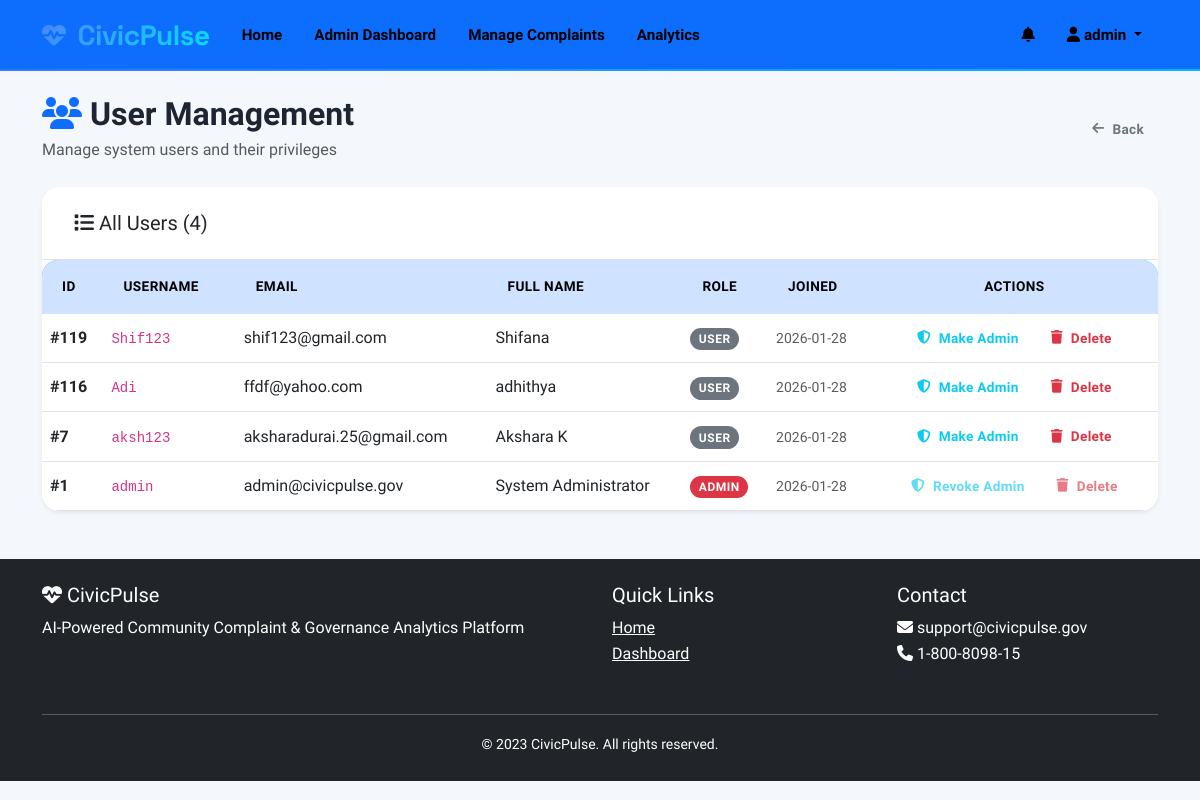
Page /admin/users (signed in) on the committed database.
### tables this page shows
CREATE TABLE users (
                    id INTEGER PRIMARY KEY AUTOINCREMENT,
                    username TEXT UNIQUE NOT NULL,
                    email TEXT UNIQUE NOT NULL,
                    password TEXT NOT NULL,
                    full_name TEXT NOT NULL,
                    address TEXT,
                    phone TEXT,
                    is_admin BOOLEAN DEFAULT 0,
                    created_at TIMESTAMP DEFAULT CURRENT_TIMESTAMP
                );

### app.py (the view)
@app.route('/admin/users')
def admin_users():
    if 'user_id' not in session or not session.get('is_admin'):
        flash('Access denied. Admin privileges required.', 'danger')
        return redirect(url_for('login'))
    with db.get_connection() as conn:
        cursor = conn.cursor()
        cursor.execute('SELECT id, username, email, full_name, created_at, is_admin FROM users ORDER BY created_at DESC')
        users = cursor.fetchall()
    return render_template('admin_users.html', users=users)

### database.py (called while the page is built)
    def get_connection(self):
        return sqlite3.connect(self.db_name)

### templates/admin_users.html (shortened to what this page needs)
{% extends "base.html" %}
{% block content %}
<div class="row mb-4 align-items-center">
    <div class="col-md-9">
        <h2 class="fw-bold mb-1">
            <i class="fas fa-users text-primary"></i> User Management
        </h2>
        <p class="text-muted mb-0">
            Manage system users and their privileges
        </p>
    </div>
    <div class="col-md-3 text-end">
        <a href="{{ url_for('admin_dashboard') }}" class="btn btn-outline-secondary">
            <i class="fas fa-arrow-left"></i> Back
        </a>
    </div>
</div>
{% if users %}
<div class="card border-0 shadow-sm">
    <div class="card-header bg-white border-bottom">
        <h5 class="mb-0"><i class="fas fa-list"></i> All Users ({{ users|length }})</h5>
    </div>
    <div class="table-responsive">
        <table class="table table-hover align-middle mb-0">
            <thead class="table-primary">
                <tr>
                    <th>ID</th>
                    <th>Username</th>
                    <th>Email</th>
                    <th>Full Name</th>
                    <th>Role</th>
                    <th>Joined</th>
                    <th class="text-center">Actions</th>
                </tr>
            </thead>
            <tbody>
                {% for user in users %}
                <tr>
                    <td><strong>#{{ user[0] }}</strong></td>
                    <td><code>{{ user[1] }}</code></td>
                    <td>{{ user[2] }}</td>
                    <td>{{ user[3] }}</td>
                    <td>
                        {% if user[5] == 1 %}
                            <span class="badge bg-danger">Admin</span>
                        {% else %}
                            <span class="badge bg-secondary">User</span>
                        {% endif %}
                    </td>
                    <td><small class="text-muted">{{ user[4][:10] }}</small></td>
                    <td class="text-center">
                        <button class="btn btn-sm btn-outline-info"
                                onclick="toggleAdmin({{ user[0] }}, '{{ user[1] }}', {{ user[5] }})"
                                {% if user[0] == session.user_id %}disabled{% endif %}>
                            <i class="fas fa-shield-alt"></i>
                            {{ "Revoke Admin" if user[5] == 1 else "Make Admin" }}
                        </button>
                        <button class="btn btn-sm btn-outline-danger"
                                onclick="deleteUserConfirm({{ user[0] }}, '{{ user[1] }}')"
                                {% if user[0] == session.user_id %}disabled{% endif %}>
                            <i class="fas fa-trash"></i> Delete
                        </button>
                    </td>
                </tr>
                {% endfor %}
            </tbody>
        </table>
    </div>
</div>
{% else %}
<div class="card border-0 shadow-sm text-center py-5 empty-state">
    <i class="fas fa-users fa-3x mb-3 text-muted"></i>
    <h4>No Users Found</h4>
    <p class="text-muted">There are no users in the system.</p>
</div>
{% endif %}
{% endblock %}

### templates/base.html (shortened to what this page needs)
<!DOCTYPE html>
<html lang="en">
<head>
    <link href="https://cdn.jsdelivr.net/npm/bootstrap@5.3.0/dist/css/bootstrap.min.css" rel="stylesheet">
    <link rel="stylesheet" href="https://cdnjs.cloudflare.com/ajax/libs/font-awesome/6.4.0/css/all.min.css">
    <link rel="stylesheet" href="https://unpkg.com/leaflet@1.9.4/dist/leaflet.css" />
    <link rel="stylesheet" href="{{ url_for('static', filename='css/style.css') }}">
</head>
<body>
    <nav class="navbar navbar-expand-lg navbar-dark bg-primary">
        <div class="container">
            <a class="navbar-brand" href="{{ url_for('index') }}">
                <i class="fas fa-heartbeat"></i> CivicPulse
            </a>
            <div class="collapse navbar-collapse" id="navbarNav">
                <ul class="navbar-nav me-auto">
                    <li class="nav-item">
                        <a class="nav-link" href="{{ url_for('index') }}">Home</a>
                    </li>
                    {% if 'user_id' in session %}
                        {% if session.get('is_admin') %}
                            <li class="nav-item">
                                <a class="nav-link" href="{{ url_for('admin_dashboard') }}">Admin Dashboard</a>
                            </li>
                            <li class="nav-item">
                                <a class="nav-link" href="{{ url_for('admin_complaints') }}">Manage Complaints</a>
                            </li>
                            <li class="nav-item">
                                <a class="nav-link" href="{{ url_for('admin_analytics') }}">Analytics</a>
                            </li>
                        {% endif %}
                    {% endif %}
                </ul>
                <ul class="navbar-nav">
                    {% if 'user_id' in session %}
                        <li class="nav-item">
                            <a class="nav-link position-relative" href="#" id="notificationToggle" data-bs-toggle="offcanvas" data-bs-target="#notificationOffcanvas">
                                <i class="fas fa-bell"></i>
                            </a>
                        </li>
                        <li class="nav-item dropdown">
                            <a class="nav-link dropdown-toggle" href="#" id="userDropdown" role="button" data-bs-toggle="dropdown">
                                <i class="fas fa-user"></i> {{ session['username'] }}
                            </a>
                        </li>
                    {% endif %}
                </ul>
            </div>
        </div>
    </nav>
    <main class="container my-4">
        {% block content %}{% endblock %}
    </main>
    <footer class="bg-dark text-white py-4 mt-5">
        <div class="container">
            <div class="row">
                <div class="col-md-6">
                    <h5><i class="fas fa-heartbeat"></i> CivicPulse</h5>
                    <p>AI-Powered Community Complaint & Governance Analytics Platform</p>
                    <p class="text-muted">Making civic engagement smarter and more efficient.</p>
                </div>
                <div class="col-md-3">
                    <h5>Quick Links</h5>
                    <ul class="list-unstyled">
                        <li><a href="{{ url_for('index') }}" class="text-white">Home</a></li>
                        {% if 'user_id' in session %}
                            <li><a href="{{ url_for('dashboard') }}" class="text-white">Dashboard</a></li>
                        {% else %}
                            <li><a href="{{ url_for('login') }}" class="text-white">Login</a></li>
                            <li><a href="{{ url_for('register') }}" class="text-white">Register</a></li>
                        {% endif %}
                    </ul>
                </div>
                <div class="col-md-3">
                    <h5>Contact</h5>
                    <ul class="list-unstyled">
                        <li><i class="fas fa-envelope"></i> support@civicpulse.gov</li>
                        <li><i class="fas fa-phone"></i> 1-800-8098-15</li>
                    </ul>
                </div>
            </div>
            <hr class="bg-light">
            <div class="text-center">
                <small>&copy; 2023 CivicPulse. All rights reserved.</small>
            </div>
        </div>
    </footer>
</body>
</html>

### static/css/style.css (style rules this page uses)
:root { --primary-blue: #4F7FFF; --primary-light: #6B95FF; --primary-dark: #3D66E6; --accent-cyan: #00E5FF; --accent-teal: #00D9C4; --accent-purple: #A78BFA; --success: #10D9B0; --warning: #FFB84D; --danger: #FF6B6B; --info: #4FC3F7; --white: #FFFFFF; --light-100: #F8FAFE; --light-200: #F0F4FB; --gray-100: #E8EDF7; --gray-200: #D1DAE8; --gray-300: #B0BBC9; --gray-400: #8B96A6; --gray-600: #5A6878; --dark: #1E2532; --glass-white: rgba(255, 255, 255, 0.95); --glass-light: rgba(255, 255, 255, 0.85); --glass-medium: rgba(255, 255, 255, 0.75); --glass-soft: rgba(255, 255, 255, 0.65); --glass-border: rgba(255, 255, 255, 0.5); --glass-border-light: rgba(255, 255, 255, 0.3); --shadow-soft: 0 4px 20px rgba(0, 0, 0, 0.06); --shadow-medium: 0 8px 32px rgba(0, 0, 0, 0.08); --shadow-large: 0 16px 48px rgba(0, 0, 0, 0.12); --shadow-xl: 0 24px 64px rgba(0, 0, 0, 0.16); --shadow-glow-blue: 0 8px 32px rgba(79, 127, 255, 0.35); --shadow-glow-cyan: 0 8px 32px rgba(0, 229, 255, 0.35); --shadow-glow-purple: 0 8px 32px rgba(167, 139, 250, 0.35); --gradient-primary: linear-gradient(135deg, #4F7FFF 0%, #6B95FF 100%); --gradient-vibrant: linear-gradient(135deg, #4F7FFF 0%, #00E5FF 100%); --gradient-ocean: linear-gradient(135deg, #00D9C4 0%, #4FC3F7 100%); --gradient-sunset: linear-gradient(135deg, #FF8A5B 0%, #FFB84D 100%); --gradient-purple: linear-gradient(135deg, #A78BFA 0%, #C4B5FD 100%); --gradient-success: linear-gradient(135deg, #10D9B0 0%, #34E5C8 100%); --gradient-rainbow: linear-gradient(135deg, #4F7FFF 0%, #A78BFA 25%, #00E5FF 50%, #10D9B0 75%, #FFB84D 100%); }
* { margin: 0; padding: 0; box-sizing: border-box; }
html { scroll-behavior: smooth; }
body { font-family: 'Sora', -apple-system, BlinkMacSystemFont, 'Segoe UI', sans-serif; color: var(--dark); line-height: 1.6; overflow-x: hidden; -webkit-font-smoothing: antialiased; -moz-osx-font-smoothing: grayscale; }
.navbar { background: var(--glass-white); backdrop-filter: blur(24px) saturate(180%); -webkit-backdrop-filter: blur(24px) saturate(180%); box-shadow: 0 2px 24px rgba(7, 7, 7, 0.08) inset 0 -1px 0 rgba(4, 4, 4, 0.8); position: relative; z-index: 1000; border: none; }
.navbar::after { content: ''; position: absolute; bottom: 0; left: 0; right: 0; height: 2px; background: var(--gradient-vibrant); opacity: 0.6; }
.navbar-brand { font-family: 'Space Grotesk', sans-serif; font-weight: 700; font-size: 1.75rem; letter-spacing: -0.5px; background: var(--gradient-vibrant); -webkit-background-clip: text; -webkit-text-fill-color: transparent; background-clip: text; transition: all 0.3s cubic-bezier(0.4, 0, 0.2, 1); display: flex; align-items: center; gap: 0.75rem; }
.navbar-brand svg, .navbar-brand i { color: var(--primary-blue); font-size: 1.5rem; }
.navbar .nav-link { color: #000000 !important; font-weight: 600; font-size: 0.95rem; padding: 0.5rem 1rem !important; border-radius: 12px; transition: all 0.3s ease; position: relative; }
.btn { font-family: 'Sora', sans-serif; font-weight: 600; font-size: 1rem; padding: 0.875rem 2rem; border-radius: 16px; border: none; transition: all 0.3s cubic-bezier(0.4, 0, 0.2, 1); position: relative; overflow: hidden; cursor: pointer; display: inline-flex; align-items: center; gap: 0.5rem; text-transform: none; letter-spacing: 0.3px; }
.badge { padding: 0.5rem 1rem; border-radius: 12px; font-weight: 600; font-size: 0.85rem; letter-spacing: 0.3px; display: inline-flex; align-items: center; gap: 0.5rem; }
.card { background: var(--glass-white); backdrop-filter: blur(32px) saturate(180%); -webkit-backdrop-filter: blur(32px) saturate(180%); border-radius: 1.75rem; border: none; box-shadow: var(--shadow-medium), inset 0 1px 0 rgba(255, 255, 255, 1), 0 0 0 1px rgba(255, 255, 255, 0.5); transition: all 0.4s cubic-bezier(0.4, 0, 0.2, 1); overflow: hidden; }
.card-header { background: transparent; border-bottom: 1px solid var(--gray-100); padding: 1.5rem 2rem; font-weight: 600; }
.table { border-radius: 16px; overflow: hidden; box-shadow: var(--shadow-soft); }
.table thead { background: var(--gradient-vibrant); color: white; }
.table thead th { border: none; padding: 1rem 1.25rem; font-weight: 600; }
.table tbody tr { transition: all 0.3s ease; }
.badge { font-size: 0.65rem; font-weight: 700; padding: 0.35em 0.65em; text-transform: uppercase; letter-spacing: 0.5px; }
#notificationToggle { position: relative; transition: all 0.3s ease; }

### rows in the picture
users: username "admin", id "1", email "admin@civicpulse.gov", full_name "System Administrator", shows "ADMIN", created_at "2026-01-28", is_admin "Revoke Admin"
users: id "119", username "Shif123", email "shif123@gmail.com", full_name "Shifana", shows "USER", created_at "2026-01-28", is_admin "Make Admin"
users: id "116", username "Adi", email "ffdf@yahoo.com", full_name "adhithya", shows "USER", created_at "2026-01-28", is_admin "Make Admin"
users: id "7", username "aksh123", email "aksharadurai.25@gmail.com", full_name "Akshara K", shows "USER", created_at "2026-01-28", is_admin "Make Admin"

### other values in the picture
{{ users|length }} "4"
